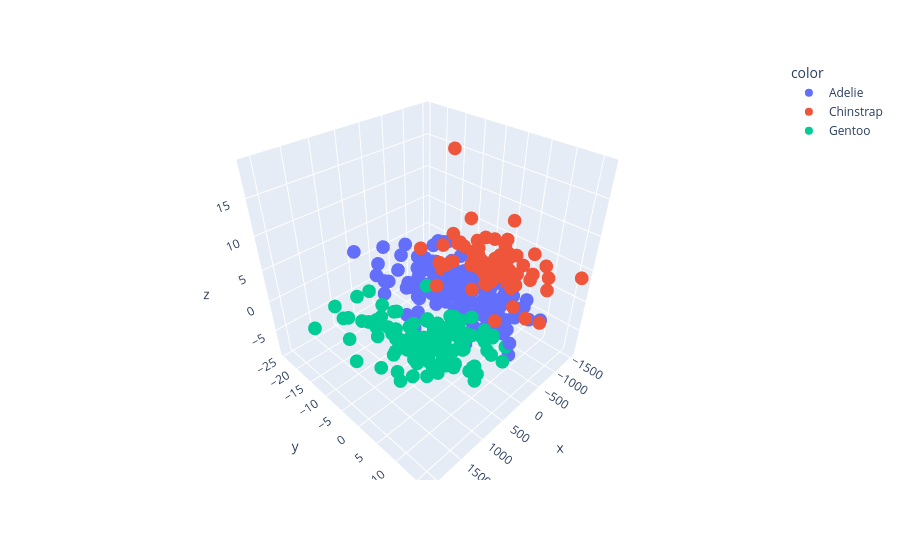

Here is the notebook cell this chart was saved with:
### Code cell
entrada_padrao = StandardScaler().fit_transform(entrada)

pca_model_3dim = PCA(n_components=3)
tres_dimensoes = pca_model_3dim.fit_transform(entrada)

px.scatter_3d(x=tres_dimensoes[:,0], y=tres_dimensoes[:,1], z=tres_dimensoes[:,2], color=saida)
